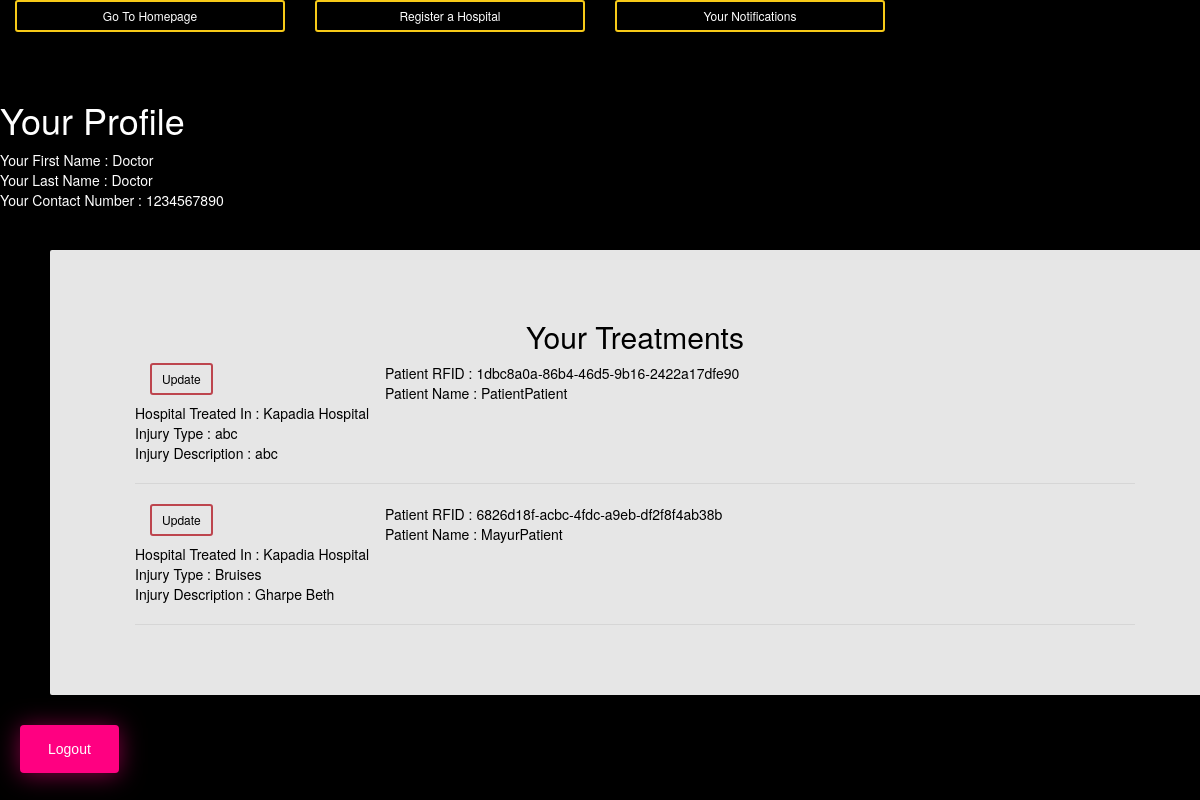
The page /doctorp/doctor/profile (signed in) on the database as committed earlier.
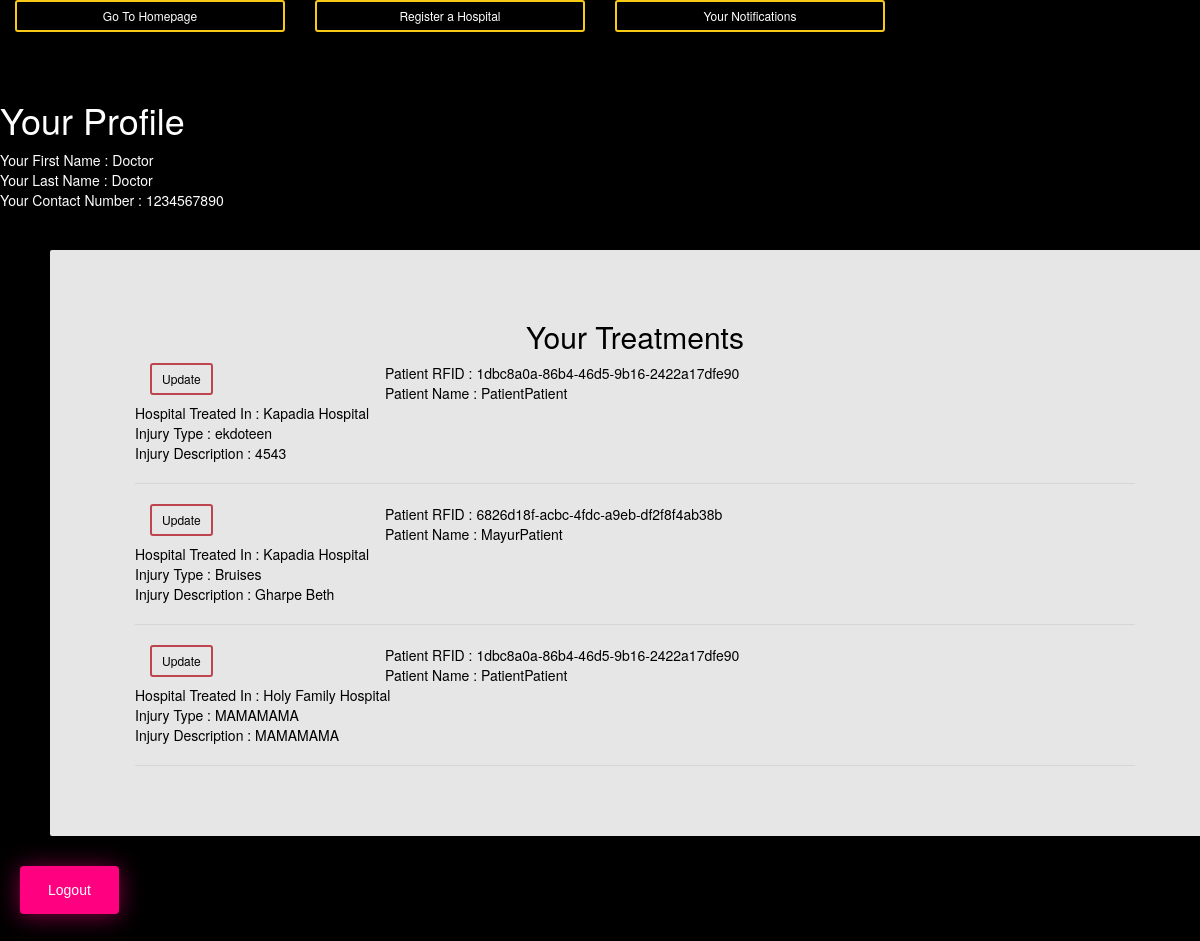
The same page on the database as committed later.
### accounts/models.py (models this page shows)
class Treatment(models.Model):
    image = models.ImageField()
    doctor = models.ForeignKey(Doctor, on_delete=models.CASCADE, blank=True,null=True)
    patient = models.ForeignKey(Patient, on_delete=models.CASCADE, blank=True,null=True)
    hospital = models.ForeignKey(Hospital, on_delete=models.CASCADE, blank=True,null=True)
    injury_type = models.CharField(max_length=20,blank=True)
    injury_description = models.CharField(max_length=200,blank=True)

class Patient(models.Model):
    user = models.OneToOneField(User, on_delete=models.CASCADE)
    first_name = models.CharField(max_length=30)
    last_name = models.CharField(max_length=30)
    contact_no = models.CharField(max_length=10)
    email_id = models.EmailField()
    uid = models.UUIDField(unique=True, default=uuid.uuid4)
    emergency_contact_no = models.CharField(max_length=10)
    address = models.CharField(max_length=200)
    def __str__(self):
        return self.first_name + self.last_name

class Hospital(models.Model):
    doctor = models.ManyToManyField(Doctor)
    name = models.CharField(max_length=100)
    contact = models.CharField(max_length=10)
    address = models.CharField(max_length=200)
    def __str__(self):
        return self.name

### doctors_p/views.py (the view)
# urls.py: path('doctor/profile', views.docp,name='dprof'),
def docp(request):
    doctor = Doctor.objects.get(user=request.user)
    treatment = Treatment.objects.filter(doctor=doctor)
    return render(request, 'doctors_p/doctorprofile.html', {'doctor': doctor, 'treatments': treatment})

### doctors_p/templates/doctors_p/doctorprofile.html (shortened to what this page needs)
<!DOCTYPE html>
<html lang="en">
<head>
        <link rel="stylesheet" href="https://maxcdn.bootstrapcdn.com/bootstrap/3.3.4/css/bootstrap.min.css">
        <link href="http://designify.me/code-snippets/animated-buttons/css/btns.css" rel="stylesheet">
        <link rel="stylesheet" href="http://maxcdn.bootstrapcdn.com/font-awesome/4.3.0/css/font-awesome.min.css">
</head>
<body>
{% if user.is_authenticated %}
<div class="col-md-3 col-sm-3 col-xs-6"> <a href="{% url 'home' %}" class="btn btn-sm animated-button thar-one">Go To Homepage</a> </div>
<div class="col-md-3 col-sm-3 col-xs-6"><a href="{% url 'accounts:hreg'%}" class="btn btn-sm animated-button thar-two">Register a Hospital</a></div>
<div class="col-md-3 col-sm-3 col-xs-6"><a href="{% url 'doctor:dnotify'%}"class="btn btn-sm animated-button thar-three"> Your Notifications</a></div><br><br><br><br>
<h1> Your Profile</h1>
        <form class="logout" action="{% url 'accounts:logout'%}" method="POST">
           Your First Name : {{doctor.first_name}}<br>
           Your Last Name : {{doctor.last_name}}<br>
           Your Contact Number : {{doctor.contact_no}}<br>
        <br>
        <div class="container">
        <h2 align="center">Your Treatments</h2>
        {% for treat in treatments %}
            <div class="col-md-3 col-sm-3 col-xs-6"><a class="btn btn-sm animated-button victoria-two" href="{% url 'doctor:tupdate' id=treat.id %}">Update</a></div>
        Patient RFID : {{treat.patient.uid}}<br>
        Patient Name : {{treat.patient}}<br>
        Hospital Treated In : {{treat.hospital}}<br>
        Injury Type : {{treat.injury_type}}<br>
        Injury Description : {{treat.injury_description}}<br>
        <hr>
        {%endfor%}
        </div>
        <button class="bubbly-button" type="submit"> Logout</button>
        {% endif %}
        </form>
</body>
</html>

Rows that differ between the two databases and show on the page:
changed Treatment: injury_type "abc" → "ekdoteen"; injury_description "abc" → "4543"
added Treatment: patient.uid "1dbc8a0a-86b4-46d5-9b16-2422a17dfe90", patient "PatientPatient", hospital "Holy Family Hospital", injury_type "MAMAMAMA", injury_description "MAMAMAMA"
